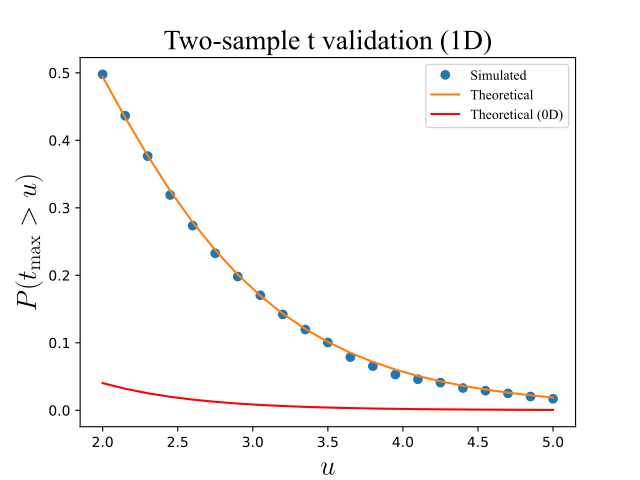

Recreate this plot in Python.

import numpy as np
from matplotlib import pyplot
import rft1d




#(0) Set parameters:
np.random.seed(123456789)
nResponsesA = 5
nResponsesB = 5
nNodes      = 101
FWHM        = 10.0
nIterations = 5000
### derived parameters:
nA,nB       = nResponsesA, nResponsesB
nTotal      = nA + nB
df          = nA + nB - 2


#(1) Generate Gaussian 1D fields, compute test stat, store field maximum:
T         = []
for i in range(nIterations):
	y     = rft1d.randn1d(nTotal, nNodes, FWHM)
	#compute test stat:
	yA,yB = y[:nA], y[nA:]
	mA,mB = yA.mean(axis=0), yB.mean(axis=0)
	sA,sB = yA.std(ddof=1, axis=0), yB.std(ddof=1, axis=0)
	s     = np.sqrt(    ((nA-1)*sA*sA + (nB-1)*sB*sB)  /  df     )
	t     = (mA-mB) / ( s *np.sqrt(1.0/nA + 1.0/nB))
	T.append( t.max() )
T         = np.asarray(T)


#(2) Survival functions:
heights   = np.linspace(2, 5, 21)
sf        = np.array(  [ (T>h).mean()  for h in heights]  )
sfE       = rft1d.t.sf(heights, df, nNodes, FWHM)  #theoretical
sf0D      = rft1d.t.sf0d(heights, df) #theoretical (0D)


# #(3) Plot results:
# pyplot.close('all')
# ax        = pyplot.axes()
# ax.plot(heights, sf, 'o', label='Simulated')
# ax.plot(heights, sfE, '-', label='Theoretical')
# ax.plot(heights, sf0D, 'r-', label='Theoretical (0D)')
# ax.set_xlabel('$u$', size=20)
# ax.set_ylabel('$P (t_\mathrm{max} > u)$', size=20)
# ax.legend()
# ax.set_title('Two-sample t validation (1D)', size=20)
# # pyplot.show()



#(3) Plot results:
pyplot.close('all')
name        = 'Times New Roman'
ax          = pyplot.axes()
ax.plot(heights, sf,   'o',  label='Simulated')
ax.plot(heights, sfE,  '-',  label='Theoretical')
ax.plot(heights, sf0D, 'r-', label='Theoretical (0D)')
ax.set_xlabel(r'$u$', size=20, usetex=True)
ax.set_ylabel(r'$P (t_\mathrm{max} > u)$', size=20, usetex=True)
leg = ax.legend()
pyplot.setp( leg.get_texts(), name=name)
ax.set_title('Two-sample t validation (1D)', size=20, name=name)
# pyplot.show()
